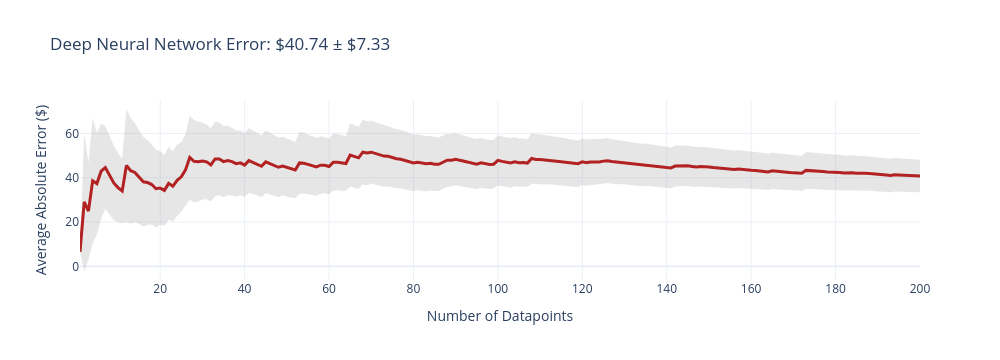
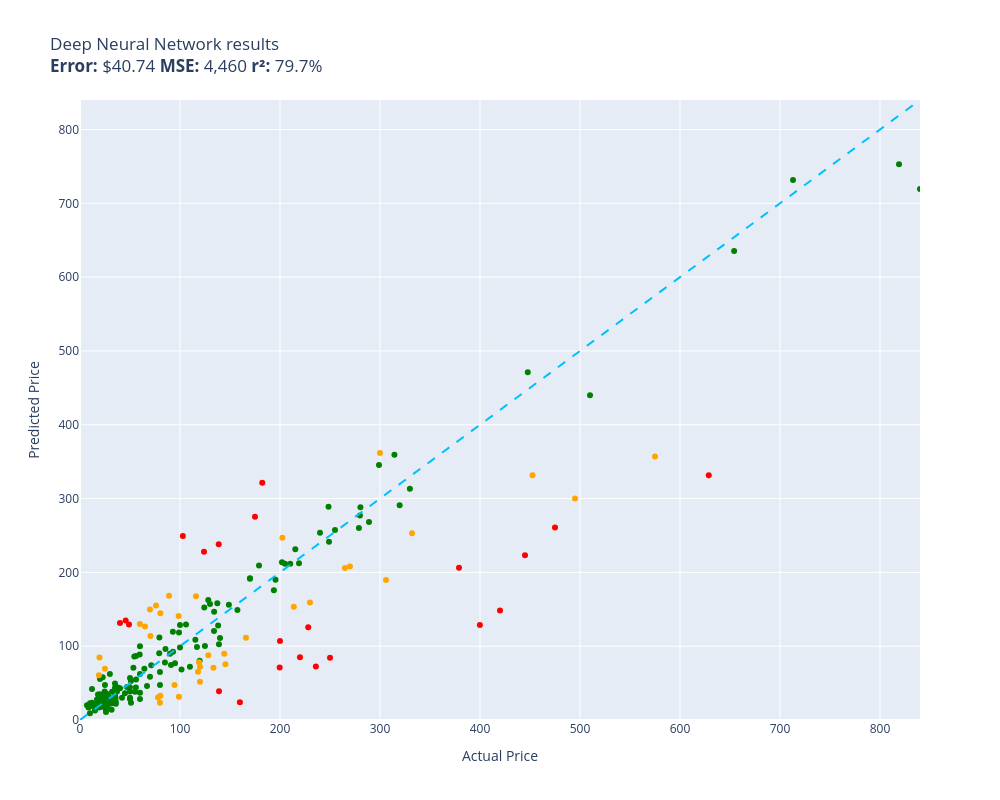

The notebook cell saved with these charts, in order:
### Code cell
def deep_neural_network(item):
    return runner.inference(item)

evaluate(deep_neural_network, test)

### Figure 1 — Plotly figure (JSON) as saved in the notebook; plotly's stock layout.template omitted (floating-point values rounded to 4 significant figures; data arrays with more than 128 entries replaced by an {"elided": "..."} marker saying what was removed)
{"data": [{"fill": "toself", "fillcolor": "rgba(128,128,128,0.2)", "hoverinfo": "skip", "line": {"color": "rgba(255,255,255,0)"}, "name": "95% CI", "showlegend": false, "type": "scatter", "x": {"elided": "400 int values"}, "y": {"elided": "400 float values"}}, {"customdata": {"elided": "200x1 float values"}, "hovertemplate": "n=%{x}<br>Avg Error=$%{y:,.2f}<br>±95% CI=$%{customdata[0]:,.2f}<extra></extra>", "line": {"color": "firebrick", "width": 3}, "mode": "lines", "name": "Cumulative Avg Error", "type": "scatter", "x": {"elided": "200 int values"}, "y": {"elided": "200 float values"}}], "layout": {"height": 360, "showlegend": false, "title": {"text": "Deep Neural Network Error: $40.74 ± $7.33"}, "width": 1000, "xaxis": {"title": {"text": "Number of Datapoints"}}, "yaxis": {"title": {"text": "Average Absolute Error ($)"}}}}

### Figure 2 — Plotly figure (JSON) as saved in the notebook; plotly's stock layout.template omitted (floating-point values rounded to 4 significant figures; data arrays with more than 128 entries replaced by an {"elided": "..."} marker saying what was removed)
{"data": [{"customdata": {"elided": "141x1 str values"}, "hovertemplate": "%{customdata[0]}<extra></extra>", "legendgroup": "green", "marker": {"color": "green", "size": 6, "symbol": "circle"}, "mode": "markers", "name": "green", "orientation": "v", "showlegend": true, "type": "scatter", "x": {"elided": "141 float values"}, "xaxis": "x", "y": {"elided": "141 float values"}, "yaxis": "y"}, {"customdata": [["telpo Headlight Assembly Fit For 15 Camr...\nGuess=$167.59 Actual=$115.99"], ["EXMAX NG-10X Fresnel Lens Focusing Adapt...\nGuess=$149.67 Actual=$69.98"], ["RBC12-UPC Replacement Battery Cartridge ...\nGuess=$159.14 Actual=$229.99"], ["SuppliesOutlet Compatible Toner Cartridg...\nGuess=$89.65 Actual=$144.29"], ["PEMP E65 E66 CDC Simulate Optical Fiber ...\nGuess=$78.33 Actual=$119.00"], ["Bam Trekking 3027SB Single Black Clarine...\nGuess=$252.99 Actual=$332.00"], ["DEWALT 20V MAX* XR Impact Driver with Bl...\nGuess=$331.49 Actual=$452.53"], ["Mini PC, Kinupute Desktop Computer E3-12...\nGuess=$300.23 Actual=$495.00"], ["Aolemi Oil Rubbed Bronze Single Function...\nGuess=$141.02 Actual=$98.65"], ["Clementoni 39132.5 Jigsaw Puzzle 1,000 P...\nGuess=$23.28 Actual=$79.95"], ["KOMPUTERBAY 4GB 2X 2GB DDR2 1066MHz PC2-...\nGuess=$32.89 Actual=$80.34"], ["Travelpro Platinum Elite Slim Business L...\nGuess=$153.55 Actual=$213.83"], ["Wenger City Upgrade Laptop Backpack with...\nGuess=$75.50 Actual=$145.42"], ["Evan-Fischer Front Bumper Cover Compatib...\nGuess=$246.91 Actual=$202.38"], ["Webcem Solar Shed Light Outdoor Indoor, ...\nGuess=$30.50 Actual=$77.96"], ["BESTILL Wall Mounted Shower Faucet Set, ...\nGuess=$155.21 Actual=$76.00"], ["Engine Thermostat, Replace 19301-PAA-306...\nGuess=$60.71 Actual=$18.89"], ["Pidoko Kids Train Table, Grey with 90 Pc...\nGuess=$51.91 Actual=$119.97"], ["Marvel Legends Series X-Men 6-Inch Archa...\nGuess=$31.45 Actual=$98.95"], ["Kingston Brass KS269SN Kingston Clawfoot...\nGuess=$189.66 Actual=$305.99"], ["EMART Photography C Stand with Boom Arm,...\nGuess=$71.98 Actual=$119.99"], ["Aeromotive 13304 Regulator, X1 Adjustabl...\nGuess=$208.11 Actual=$269.95"], ["Walker Exhaust Ultra EPA 16478 Direct Fi...\nGuess=$357.03 Actual=$574.99"], ["LSI Broadcom SAS 9300-8i 8-port 12Gb/s S...\nGuess=$65.49 Actual=$118.00"], ["DuraGo 29515020 Front Hub Assembly\nGuess=$87.79 Actual=$128.34"], ["CradlePoint Compact Broadband Router (CB...\nGuess=$168.49 Actual=$89.00"], ["Pyle Wireless Rear View Backup Camera - ...\nGuess=$113.83 Actual=$70.45"], ["Cardone 84-58642 New HEI Electronic Dist...\nGuess=$111.59 Actual=$165.99"], ["Hp Pavilion P7-1257c Motherboard Aahd3-h...\nGuess=$129.91 Actual=$59.86"], ["UPR Mach 1 Chin Spoiler Fits 94-98 Musta...\nGuess=$126.62 Actual=$64.99"], ["Diversitech UC2436-3 Ultralite Condenser...\nGuess=$144.80 Actual=$80.39"], ["Lorell Bell Chair Glide, 2.5\", Black\nGuess=$84.80 Actual=$19.50"], ["APS iBoard (304 Stainless Steel Polished...\nGuess=$206.09 Actual=$264.95"], ["Disney Princess Sparkling Princess Sleep...\nGuess=$69.60 Actual=$24.95"], ["Intex River Run Connect Lounge (Four)\nGuess=$47.48 Actual=$94.49"], ["HP Laserjet 2100 Laser Printer W/Test Pr...\nGuess=$361.65 Actual=$299.98"], ["Targus CityGear Durable Backpack, Black,...\nGuess=$70.68 Actual=$133.43"]], "hovertemplate": "%{customdata[0]}<extra></extra>", "legendgroup": "orange", "marker": {"color": "orange", "size": 6, "symbol": "circle"}, "mode": "markers", "name": "orange", "orientation": "v", "showlegend": true, "type": "scatter", "x": [116.0, 69.98, 230.0, 144.3, 119.0, 332.0, 452.5, 495.0, 98.65, 79.95, 80.34, 213.8, 145.4, 202.4, 77.96, 76.0, 18.89, 120.0, 98.95, 306.0, 120.0, 269.9, 575.0, 118.0, 128.3, 89.0, 70.45, 166.0, 59.86, 64.99, 80.39, 19.5, 264.9, 24.95, 94.49, 300.0, 133.4], "xaxis": "x", "y": [167.6, 149.7, 159.1, 89.65, 78.33, 253.0, 331.5, 300.2, 141.0, 23.28, 32.89, 153.5, 75.5, 246.9, 30.5, 155.2, 60.71, 51.91, 31.45, 189.7, 71.98, 208.1, 357.0, 65.49, 87.79, 168.5, 113.8, 111.6, 129.9, 126.6, 144.8, 84.8, 206.1, 69.6, 47.48, 361.7, 70.68], "yaxis": "y"}, {"customdata": [["Metabo HPT 36V MultiVolt™ Cordless Rotar...\nGuess=$206.21 Actual=$379.00"], ["CORSAIR Dominator Platinum RGB 32GB (2x1...\nGuess=$228.09 Actual=$124.00"], ["SKB iSeries 3i-13096-6KP Case for BlackM...\nGuess=$275.40 Actual=$174.99"], ["GanFindX Portable Car Hand Controls for ...\nGuess=$24.08 Actual=$159.90"], ["JRready ST6313 DT Deutsch Connector Kit,...\nGuess=$71.28 Actual=$199.68"], ["Dakota Alert MURS Alert Probe Sensor - M...\nGuess=$85.09 Actual=$219.99"], ["KOHLER 18865-CP Filtered Water Faucet, P...\nGuess=$260.68 Actual=$475.00"], ["MC: Pindicator (Dual Intensity Amber)\nGuess=$131.53 Actual=$40.00"], ["Sumerain S1339CM Double Handle Widesprea...\nGuess=$72.64 Actual=$235.86"], ["Poison Spyder 10-08-020 Rocker Knocker\nGuess=$331.66 Actual=$628.76"], ["Lighted Triangle Mirror Cabinet Bathroom...\nGuess=$223.13 Actual=$445.00"], ["ANZO USA 111207 GMC SIERRA 99-06 / YUKON...\nGuess=$321.44 Actual=$182.28"], ["KOHLER K-1185540-CP Assembly-Slider\nGuess=$134.77 Actual=$45.67"], ["Pioneer 2AM401-BN Two Handle Kitchen Fau...\nGuess=$125.49 Actual=$228.22"], ["Urth 62mm UV, Circular Polarizing (CPL),...\nGuess=$38.84 Actual=$139.00"], ["Canon Sure Shot 90u 35mm Date Camera\nGuess=$128.71 Actual=$399.89"], ["GENUINE VOLVO THERMOSTAT (3.0, 3.2) S60 ...\nGuess=$249.39 Actual=$102.85"], ["Universal Power Group 12V 100Ah Sealed L...\nGuess=$106.91 Actual=$199.99"], ["Music Hall pa15.3 MM/MC Phono Preamplifi...\nGuess=$84.32 Actual=$250.00"], ["A-Premium Front Suspension Steering Knuc...\nGuess=$129.24 Actual=$48.99"], ["Pacific Drums PDCM1618TTRB 16 x 18 Inche...\nGuess=$148.42 Actual=$419.99"], ["Garmin 010-12402-10 GT15M-TM Transom-Mou...\nGuess=$238.15 Actual=$138.74"]], "hovertemplate": "%{customdata[0]}<extra></extra>", "legendgroup": "red", "marker": {"color": "red", "size": 6, "symbol": "circle"}, "mode": "markers", "name": "red", "orientation": "v", "showlegend": true, "type": "scatter", "x": [379.0, 124.0, 175.0, 159.9, 199.7, 220.0, 475.0, 40.0, 235.9, 628.8, 445.0, 182.3, 45.67, 228.2, 139.0, 399.9, 102.8, 200.0, 250.0, 48.99, 420.0, 138.7], "xaxis": "x", "y": [206.2, 228.1, 275.4, 24.08, 71.28, 85.09, 260.7, 131.5, 72.64, 331.7, 223.1, 321.4, 134.8, 125.5, 38.84, 128.7, 249.4, 106.9, 84.32, 129.2, 148.4, 238.1], "yaxis": "y"}, {"hoverinfo": "skip", "line": {"color": "deepskyblue", "dash": "dash", "width": 2}, "mode": "lines", "name": "y = x", "showlegend": false, "type": "scatter", "x": [0, 840.0], "y": [0, 840.0]}], "layout": {"height": 800, "legend": {"title": {"text": "color"}, "tracegroupgap": 0}, "showlegend": false, "title": {"text": "Deep Neural Network results<br><b>Error:</b> $40.74 <b>MSE:</b> 4,460 <b>r²:</b> 79.7%"}, "width": 1000, "xaxis": {"anchor": "y", "domain": [0, 1], "range": [0, 840.0], "title": {"text": "Actual Price"}}, "yaxis": {"anchor": "x", "domain": [0, 1], "range": [0, 840.0], "title": {"text": "Predicted Price"}}}}
